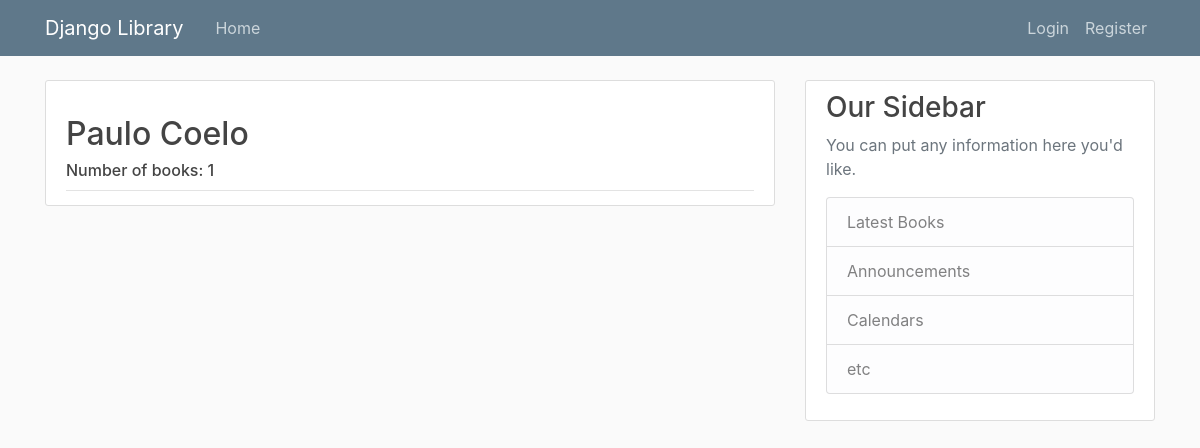
Page /author/7 on the committed database.
### library/models.py (models this page shows, shortened)
class Author(models.Model):
    first_name = models.CharField(max_length=30)
    second_name = models.CharField(max_length=30)

### library/views.py (the view)
# urls.py: path('author/<int:pk>', AuthorDetailView.as_view(), name='author-detail'),
class AuthorDetailView(DetailView):
    model = Author

### library/templates/library/author_detail.html (shortened to what this page needs)
{% extends "library/base.html" %}
{% block content %}
  <article class="media content-section">
    <div class="media-body">
      <div class="article-metadata">
      <h2 class="article-title">{{author.first_name}} {{ author.second_name }}</h2>
      <h6 class="article-title">Number of books: {{author.book_set.count}}</h6>
    </div>
  </article>
{% endblock content %}

### library/static/library/main.css (style rules this page uses)
body { background: #fafafa; color: #333333; margin-top: 5rem; }
h1, h2, h3, h4, h5, h6 { color: #444444; }
.content-section { background: #ffffff; padding: 10px 20px; border: 1px solid #dddddd; border-radius: 3px; margin-bottom: 20px; }
.article-title { color: #444444; }
.article-metadata { padding-bottom: 1px; margin-bottom: 4px; border-bottom: 1px solid #e3e3e3 }

### rows in the picture
Author: first_name "Paulo", second_name "Coelo", book_set.count "1"
